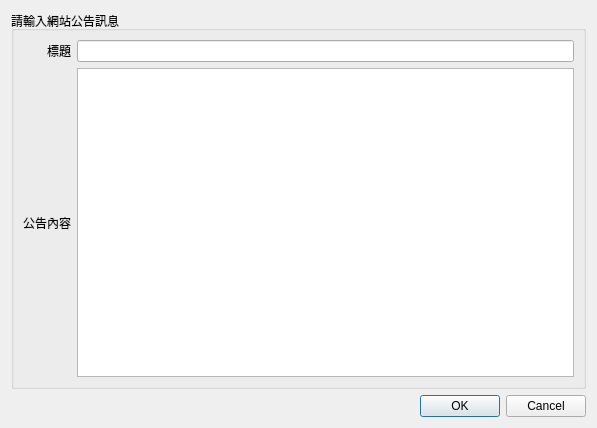
<?xml version="1.0" encoding="UTF-8"?>
<ui version="4.0">
 <class>Dialog_web_bulletin</class>
 <widget class="QDialog" name="Dialog_web_bulletin">
  <property name="windowModality">
   <enum>Qt::NonModal</enum>
  </property>
  <property name="geometry">
   <rect>
    <x>0</x>
    <y>0</y>
    <width>597</width>
    <height>428</height>
   </rect>
  </property>
  <property name="sizePolicy">
   <sizepolicy hsizetype="Preferred" vsizetype="Preferred">
    <horstretch>0</horstretch>
    <verstretch>0</verstretch>
   </sizepolicy>
  </property>
  <property name="windowTitle">
   <string>網站公告訊息設定</string>
  </property>
  <layout class="QVBoxLayout" name="verticalLayout">
   <item>
    <widget class="QGroupBox" name="groupBox">
     <property name="title">
      <string>請輸入網站公告訊息</string>
     </property>
     <property name="flat">
      <bool>true</bool>
     </property>
     <layout class="QGridLayout" name="gridLayout">
      <item row="1" column="0">
       <widget class="QLabel" name="label_5">
        <property name="text">
         <string>公告內容</string>
        </property>
        <property name="alignment">
         <set>Qt::AlignRight|Qt::AlignTrailing|Qt::AlignVCenter</set>
        </property>
       </widget>
      </item>
      <item row="0" column="1">
       <widget class="QLineEdit" name="lineEdit_title"/>
      </item>
      <item row="0" column="0">
       <widget class="QLabel" name="label_3">
        <property name="text">
         <string>標題</string>
        </property>
        <property name="alignment">
         <set>Qt::AlignRight|Qt::AlignTrailing|Qt::AlignVCenter</set>
        </property>
       </widget>
      </item>
      <item row="1" column="1">
       <widget class="QPlainTextEdit" name="plainTextEdit_content"/>
      </item>
     </layout>
    </widget>
   </item>
   <item>
    <widget class="QDialogButtonBox" name="buttonBox">
     <property name="orientation">
      <enum>Qt::Horizontal</enum>
     </property>
     <property name="standardButtons">
      <set>QDialogButtonBox::Cancel|QDialogButtonBox::Ok</set>
     </property>
     <property name="centerButtons">
      <bool>false</bool>
     </property>
    </widget>
   </item>
  </layout>
 </widget>
 <resources/>
 <connections>
  <connection>
   <sender>buttonBox</sender>
   <signal>accepted()</signal>
   <receiver>Dialog_web_bulletin</receiver>
   <slot>accept()</slot>
   <hints>
    <hint type="sourcelabel">
     <x>248</x>
     <y>254</y>
    </hint>
    <hint type="destinationlabel">
     <x>157</x>
     <y>274</y>
    </hint>
   </hints>
  </connection>
  <connection>
   <sender>buttonBox</sender>
   <signal>rejected()</signal>
   <receiver>Dialog_web_bulletin</receiver>
   <slot>reject()</slot>
   <hints>
    <hint type="sourcelabel">
     <x>316</x>
     <y>260</y>
    </hint>
    <hint type="destinationlabel">
     <x>286</x>
     <y>274</y>
    </hint>
   </hints>
  </connection>
 </connections>
</ui>
